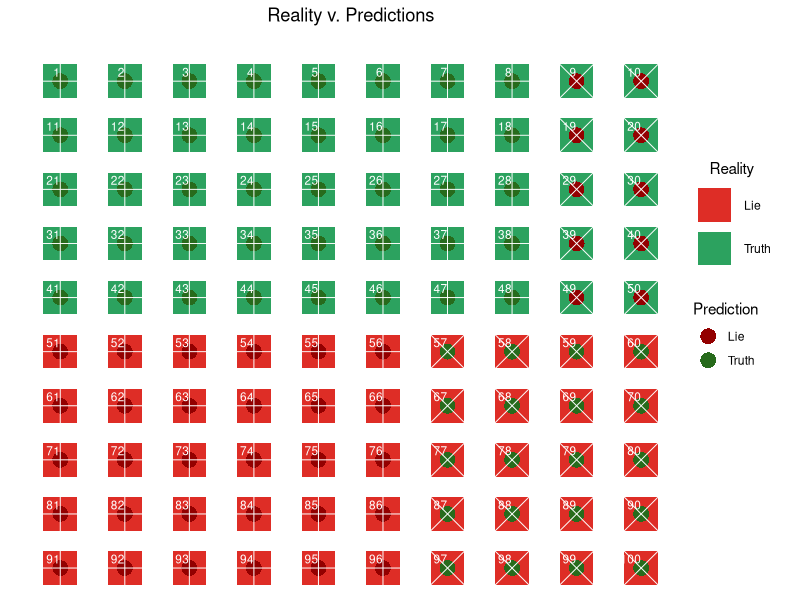
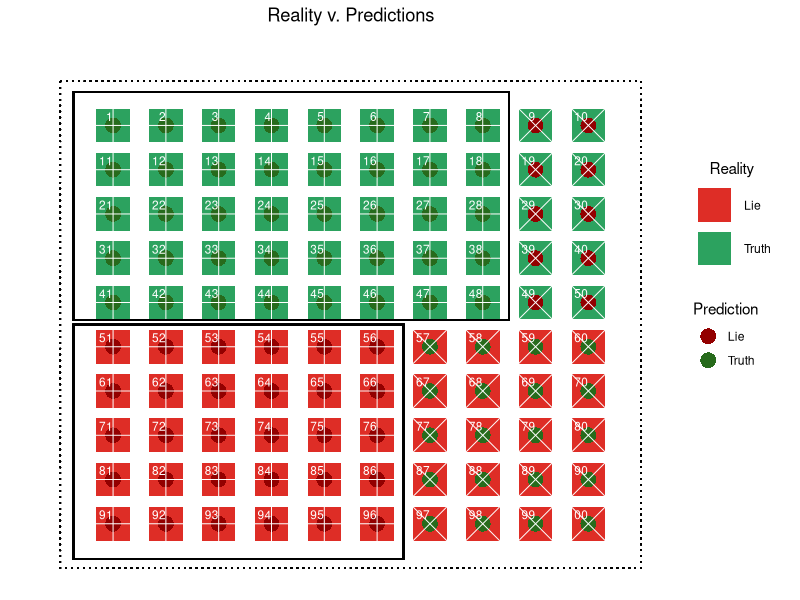
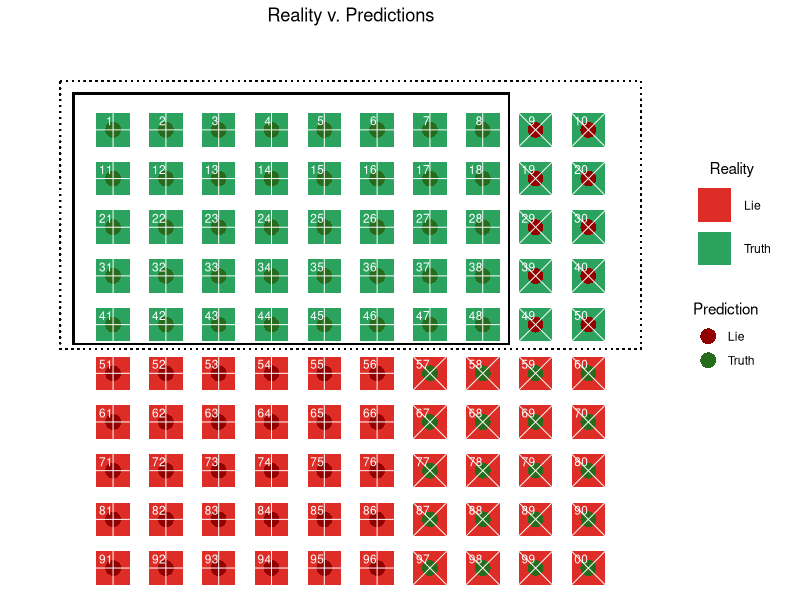
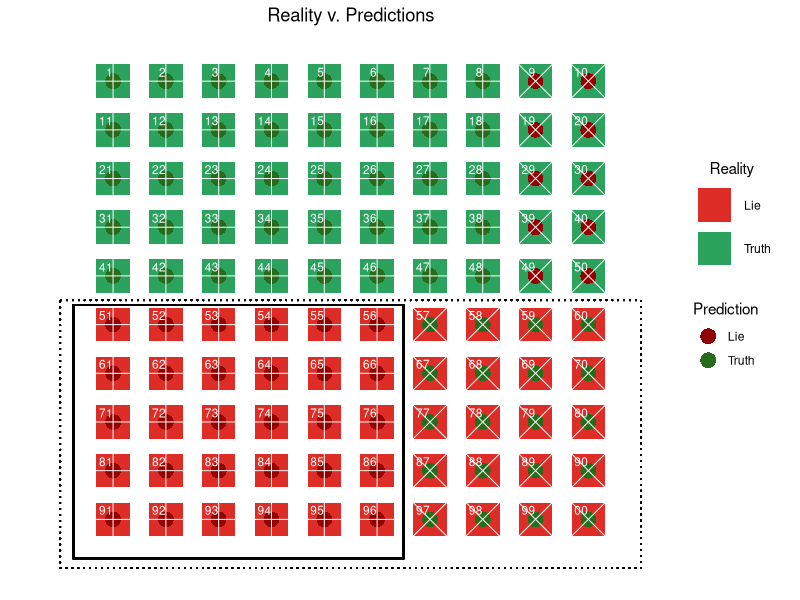
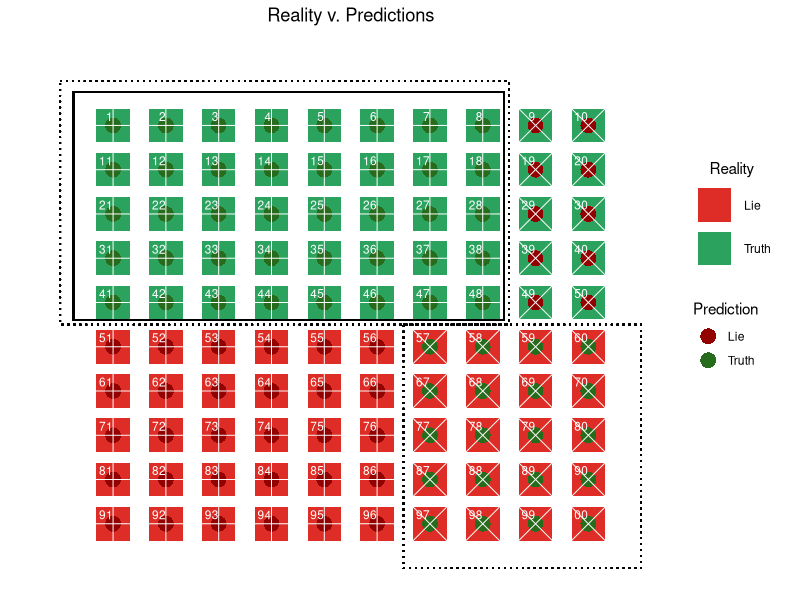
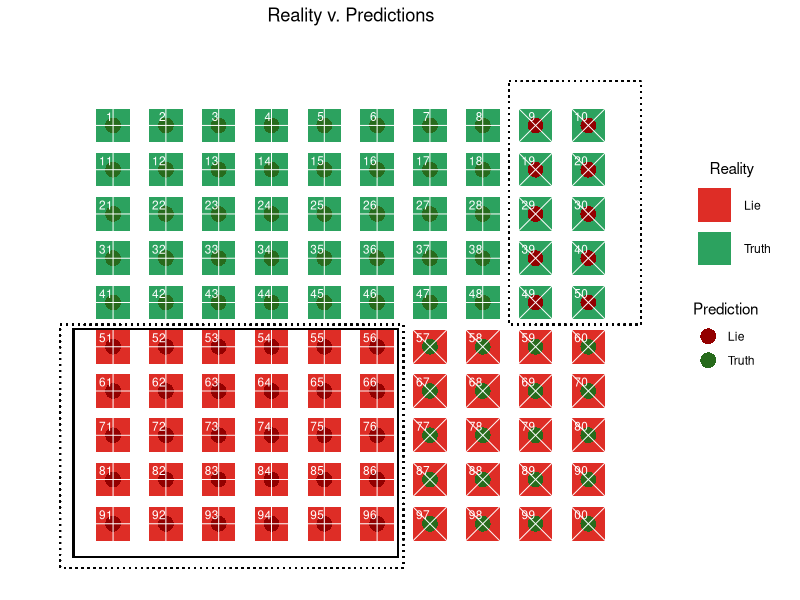

These charts were generated, in order, by the following R code:
## ---- chunk 1
# before knitting: message = FALSE, warning = FALSE
library(tidyverse) # cleaning and visualization
library(ggthemes) # visualization

## ---- chunk 2
# make matrix of the right shape
example <-
  matrix(ncol = 4,
         nrow = 10 * 10)

# name columns
colnames(example) <- c("x_cord", "y_cord", "Reality", "Prediction")

# convert to data frame
example <- data.frame(example)

# fill in values
counter = 0
for (y in 1:10){
  for (x in 1:10) {
    counter = counter + 1
    example[counter, 1] <- x
    example[counter, 2] <- y
    if (y <= 5) {
      if (x <= 8) {
        example[counter, 3:4] <- c("Truth", "Truth")
      } else if (x > 8) {
        example[counter, 3:4] <- c("Truth", "Lie")
      }
    } else if (y > 5) {
      if (x <= 6) {
        example[counter, 3:4] <- c("Lie", "Lie")
      } else if (x > 6) {
        example[counter, 3:4] <- c("Lie", "Truth")
      }
    }
  }
}

# make variable to denote correct and incorrect responses
example <-
  example %>%
  mutate(correct = case_when(Reality == Prediction ~ "Correct",
                             Reality != Prediction ~ "Incorrect"))

# print resulting df (turned off for knitting)
# example
## ---- chunk 3
# make plot
pred_plot <-
ggplot(data = example,
       aes(x = x_cord,
           y = y_cord)) +
  geom_point(aes(color = Reality),
             shape = 15, # full square
             size = 11) +
  scale_color_manual(values = c("#de2d26", "#2ca25f")) + # set custom color colors 
  geom_point(aes(fill = Prediction),
             shape = 21, # outlined circle
             color = "transparent",
             size = 5) +
  scale_fill_manual(values = c("#930000", "#276b1c")) + # set custom fill colors
  geom_point(aes(shape = correct),
             size = 11,
             color = "white",
             position = position_nudge(x = 0, y = -0)) + # x = 0.1, y = -0.2
  scale_shape_manual(values = c(3, 4)) + # set custom shape shapes
  geom_text(aes(label = 1:100),
            size = 3,
            hjust = 1,
            vjust = -0.5,
            color = "white") +
  labs(title = "Reality v. Predictions",
       y = "",
       x = "") +
  scale_y_continuous(breaks = seq(from = 10, to = 0, by = -1),
                     trans = "reverse") +
  scale_x_continuous(breaks = seq(from = 0, to = 10, by = 1),
                     position = "top") +
  guides(color = guide_legend(order = 1),
         fill = guide_legend(order = 2),
         shape = guide_legend(order = 3,
                              title = NULL,
                              label = FALSE)) +
  theme(plot.title = element_text(hjust = 0.5),
        panel.grid.major = element_blank(),
        panel.grid.minor = element_blank(),
        panel.border = element_blank(),
        panel.background = element_blank(),
        axis.text.x=element_blank(),
        axis.ticks.x=element_blank(),
        axis.text.y=element_blank(),
        axis.ticks.y=element_blank(),
        legend.key = element_rect(color = "transparent", fill = "transparent"),
        legend.position = "right",
        legend.title.align = 0.5,
        legend.box.margin=margin(t = 0, b = 0, r = 10, l = 0))

# print plot (with overall accuracy highlighted)
pred_plot

## ---- chunk 4
# print plot (with overall accuracy highlighted)
pred_plot +
  geom_rect(aes(xmin = 0,
                xmax = 11,
                ymin = 0,
                ymax = 11),
            fill = "transparent",
            color = "black",
            linetype = "dotted") +
  geom_rect(aes(xmin = 0.25,
                xmax = 8.5,
                ymin = 0.25,
                ymax = 5.4),
            fill = "transparent",
            color = "black",
            linetype = "solid") +
  geom_rect(aes(xmin = 0.25,
                xmax = 6.5,
                ymin = 5.5,
                ymax = 10.8),
            fill = "transparent",
            color = "black",
            linetype = "solid")

## ---- chunk 5
pred_plot +
  geom_rect(aes(xmin = 0,
                xmax = 11,
                ymin = 0,
                ymax = 5.5),
            fill = "transparent",
            color = "black",
            linetype = "dotted") +
  geom_rect(aes(xmin = 0.25,
                xmax = 8.5,
                ymin = 0.25,
                ymax = 5.4),
            fill = "transparent",
            color = "black",
            linetype = "solid")
## ---- chunk 6
pred_plot +
  geom_rect(aes(xmin = 0,
                xmax = 11,
                ymin = 5.5,
                ymax = 11),
            fill = "transparent",
            color = "black",
            linetype = "dotted") +
  geom_rect(aes(xmin = 0.25,
                xmax = 6.5,
                ymin = 5.6,
                ymax = 10.8),
            fill = "transparent",
            color = "black",
            linetype = "solid")
## ---- chunk 7
pred_plot +
  geom_rect(aes(xmin = 0,
                xmax = 8.5,
                ymin = 0,
                ymax = 5.5),
            fill = "transparent",
            color = "black",
            linetype = "dotted") +
  geom_rect(aes(xmin = 6.5,
                xmax = 11,
                ymin = 5.5,
                ymax = 11),
            fill = "transparent",
            color = "black",
            linetype = "dotted") +
  geom_rect(aes(xmin = 0.25,
                xmax = 8.4,
                ymin = 0.25,
                ymax = 5.4),
            fill = "transparent",
            color = "black",
            linetype = "solid")
## ---- chunk 8
pred_plot +
  geom_rect(aes(xmin = 8.5,
                xmax = 11,
                ymin = 0,
                ymax = 5.5),
            fill = "transparent",
            color = "black",
            linetype = "dotted") +
  geom_rect(aes(xmin = 0,
                xmax = 6.5,
                ymin = 5.5,
                ymax = 11),
            fill = "transparent",
            color = "black",
            linetype = "dotted") +
  geom_rect(aes(xmin = 0.25,
                xmax = 6.4,
                ymin = 5.6,
                ymax = 10.75),
            fill = "transparent",
            color = "black",
            linetype = "solid")
